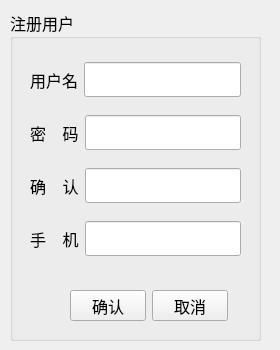
<?xml version="1.0" encoding="UTF-8"?>
<ui version="4.0">
 <class>Register</class>
 <widget class="QWidget" name="Register">
  <property name="geometry">
   <rect>
    <x>0</x>
    <y>0</y>
    <width>280</width>
    <height>350</height>
   </rect>
  </property>
  <property name="windowTitle">
   <string>智能家居-使徒行者</string>
  </property>
  <widget class="QGroupBox" name="groupBox">
   <property name="geometry">
    <rect>
     <x>10</x>
     <y>10</y>
     <width>251</width>
     <height>331</height>
    </rect>
   </property>
   <property name="font">
    <font>
     <family>华文楷体</family>
     <pointsize>12</pointsize>
    </font>
   </property>
   <property name="title">
    <string>注册用户</string>
   </property>
  </widget>
  <widget class="QWidget" name="layoutWidget">
   <property name="geometry">
    <rect>
     <x>30</x>
     <y>50</y>
     <width>211</width>
     <height>221</height>
    </rect>
   </property>
   <layout class="QVBoxLayout" name="verticalLayout">
    <item>
     <layout class="QHBoxLayout" name="horizontalLayout">
      <item>
       <widget class="QLabel" name="UserNamelabel">
        <property name="font">
         <font>
          <family>华文楷体</family>
          <pointsize>12</pointsize>
         </font>
        </property>
        <property name="text">
         <string>用户名</string>
        </property>
       </widget>
      </item>
      <item>
       <widget class="QLineEdit" name="UserNamelineEdit">
        <property name="font">
         <font>
          <family>华文楷体</family>
          <pointsize>14</pointsize>
         </font>
        </property>
        <property name="text">
         <string/>
        </property>
       </widget>
      </item>
     </layout>
    </item>
    <item>
     <layout class="QHBoxLayout" name="horizontalLayout_2">
      <item>
       <widget class="QLabel" name="PasswdLabel">
        <property name="font">
         <font>
          <family>华文楷体</family>
          <pointsize>12</pointsize>
         </font>
        </property>
        <property name="text">
         <string>密    码</string>
        </property>
       </widget>
      </item>
      <item>
       <widget class="QLineEdit" name="PasswdLineEdit">
        <property name="font">
         <font>
          <family>华文楷体</family>
          <pointsize>14</pointsize>
         </font>
        </property>
       </widget>
      </item>
     </layout>
    </item>
    <item>
     <layout class="QHBoxLayout" name="horizontalLayout_3">
      <item>
       <widget class="QLabel" name="AffirmLabel">
        <property name="font">
         <font>
          <family>华文楷体</family>
          <pointsize>12</pointsize>
         </font>
        </property>
        <property name="text">
         <string>确    认</string>
        </property>
       </widget>
      </item>
      <item>
       <widget class="QLineEdit" name="AffirmLineEdit">
        <property name="font">
         <font>
          <family>华文楷体</family>
          <pointsize>14</pointsize>
         </font>
        </property>
       </widget>
      </item>
     </layout>
    </item>
    <item>
     <layout class="QHBoxLayout" name="horizontalLayout_4">
      <item>
       <widget class="QLabel" name="PhoneLabel">
        <property name="font">
         <font>
          <family>华文楷体</family>
          <pointsize>12</pointsize>
         </font>
        </property>
        <property name="text">
         <string>手    机</string>
        </property>
       </widget>
      </item>
      <item>
       <widget class="QLineEdit" name="PhoneLineEdit">
        <property name="font">
         <font>
          <family>华文楷体</family>
          <pointsize>14</pointsize>
         </font>
        </property>
       </widget>
      </item>
     </layout>
    </item>
   </layout>
  </widget>
  <widget class="QWidget" name="layoutWidget">
   <property name="geometry">
    <rect>
     <x>70</x>
     <y>290</y>
     <width>158</width>
     <height>31</height>
    </rect>
   </property>
   <layout class="QHBoxLayout" name="horizontalLayout_5">
    <item>
     <widget class="QPushButton" name="OKPushButton">
      <property name="font">
       <font>
        <family>华文楷体</family>
        <pointsize>12</pointsize>
       </font>
      </property>
      <property name="text">
       <string>确认</string>
      </property>
     </widget>
    </item>
    <item>
     <widget class="QPushButton" name="CancelPushButton">
      <property name="font">
       <font>
        <family>华文楷体</family>
        <pointsize>12</pointsize>
       </font>
      </property>
      <property name="text">
       <string>取消</string>
      </property>
     </widget>
    </item>
   </layout>
  </widget>
 </widget>
 <resources/>
 <connections/>
</ui>
